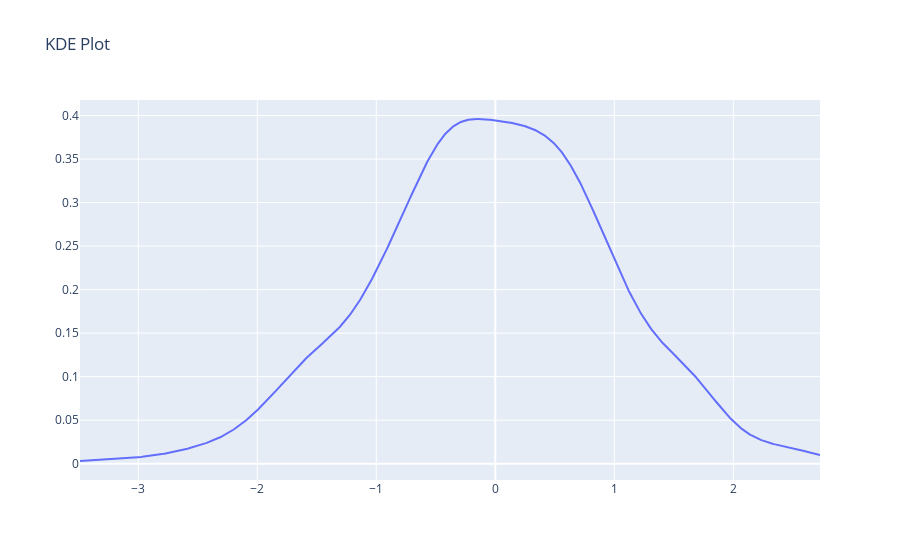

The cell this chart's notebook holds for it:
### Code cell
# KDE Chart
import scipy.stats as stats
import numpy as np
data = np.random.randn(1000)
kde = stats.gaussian_kde(data)
x = np.linspace(min(data), max(data), 1000)
y = kde(x)
fig = go.Figure(go.Scatter(x=x, y=y))
fig.update_layout(title='KDE Plot')
fig.show()

### Figure 1 — Plotly figure (JSON) as saved in the notebook; plotly's stock layout.template omitted (floating-point values rounded to 4 significant figures; data arrays with more than 128 entries replaced by an {"elided": "..."} marker saying what was removed)
{"data": [{"x": {"elided": "1000 float values"}, "y": {"elided": "1000 float values"}, "type": "scatter"}], "layout": {"title": {"text": "KDE Plot"}}}
